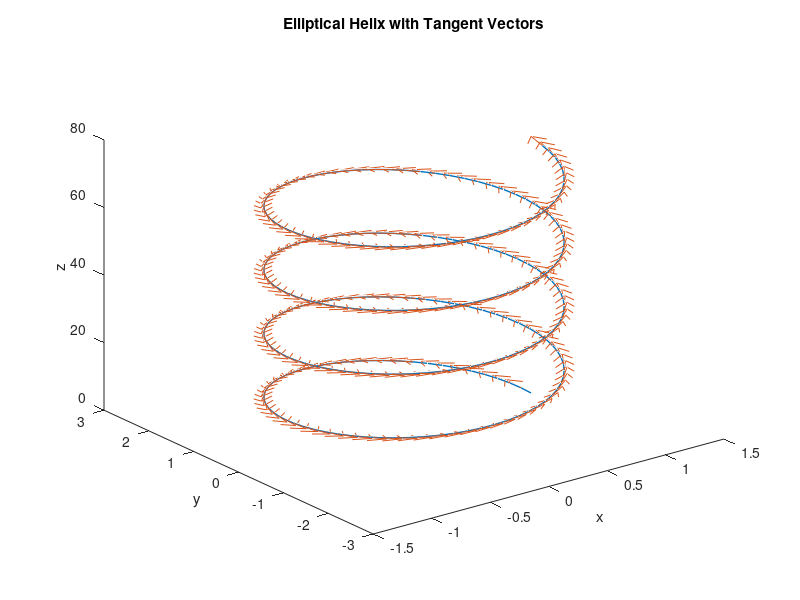

This figure's MATLAB source:
%read data from a file and plot 3d graphs
clear;

fileID = fopen('data.txt');
data = fscanf(fileID,'%u%g%d',[3 4]);
fclose(fileID);

t = 0:0.1:25;
rx = data(1,1)*cos(t);
ry = data(2,1)*sin(t);
rz = data(3,1)*t;

plot3(rx,ry,rz,'Linewidth',1)
xlabel('x'), ylabel('y'), zlabel('z');
title('Elliptical Helix');

N = length(t);
dx = zeros(1,N-1);
dy = zeros(1,N-1);
dz = zeros(1,N-1);

for i=1:N-1
  dx(i) = (rx(i+1) - rx(i))/(t(i+1)-t(i));
  dy(i) = (ry(i+1) - ry(i))/(t(i+1)-t(i));
  dz(i) = (rz(i+1) - rz(i))/(t(i+1)-t(i));
end

hold on;
quiver3(rx(1:N-1),ry(1:N-1),rz(1:N-1),dx,dy,dz,0.2);
title('Elliptical Helix with Tangent Vectors');
hold off;